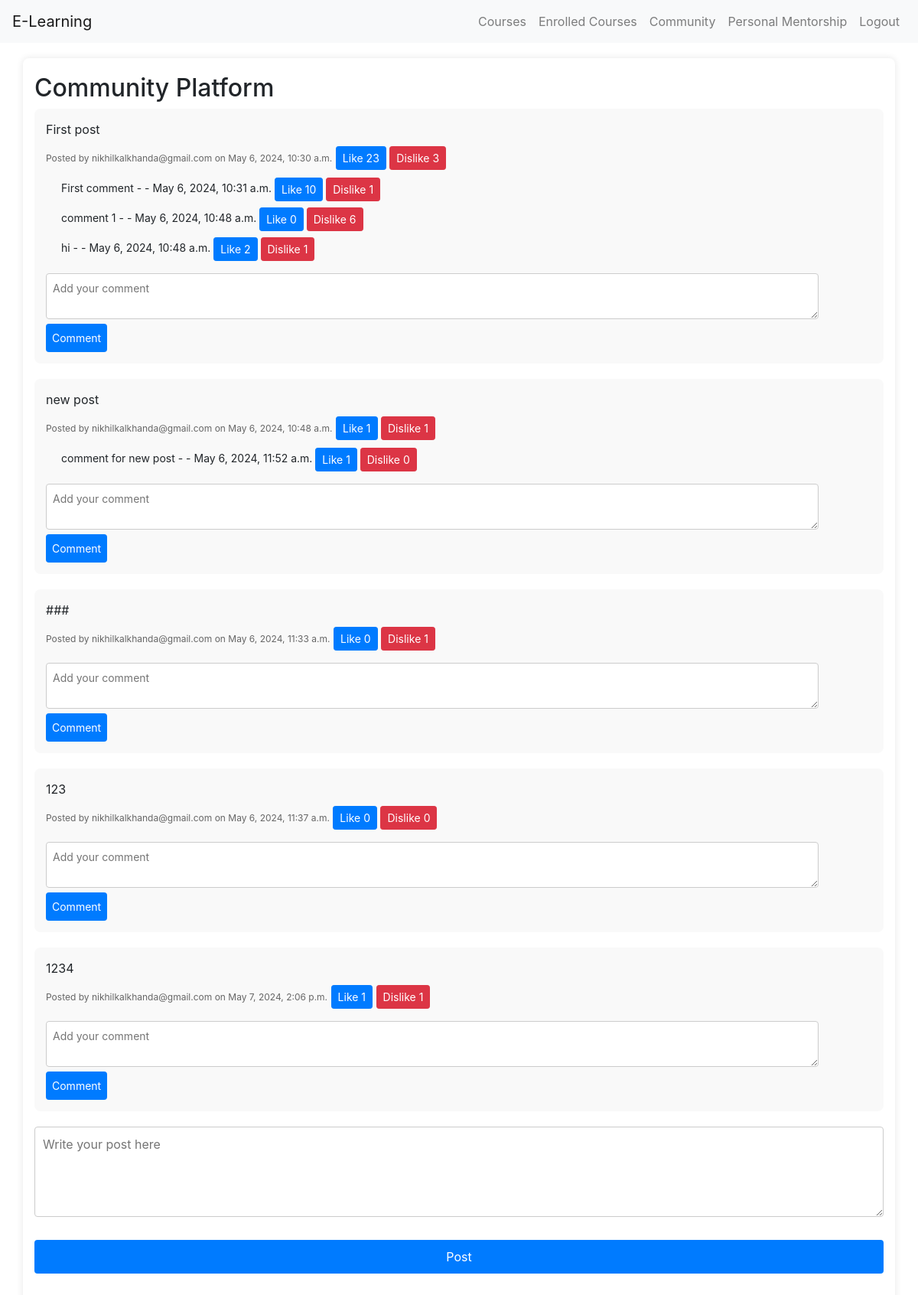
The app's page /community/ (signed in) with its own data.
### app/models.py (models this page shows)
class Post(models.Model):
    user = models.ForeignKey(Student, on_delete=models.CASCADE, null=True, blank=True)
    content = models.TextField()
    timestamp = models.DateTimeField(auto_now_add=True)
    likes = models.IntegerField(default=0)
    dislikes = models.IntegerField(default=0)

class Student(models.Model):
    user = models.OneToOneField(CustomeUser, on_delete=models.CASCADE)
    Full_Name = models.CharField(max_length=20)
    Mobile_no = models.CharField(max_length=10)
    EmailID = models.EmailField(max_length=255)
    DOB = models.DateField(null=True, blank=True)
    Gender_choices = (
        ('M', 'Male'),
        ('F', 'Female'),
        ('O', 'Others')
    )
    Gender = models.CharField(max_length=10, choices=Gender_choices, default='M')
    def __str__(self) -> str:
        return self.Full_Name

class Comment(models.Model):
    post = models.ForeignKey(Post, on_delete=models.CASCADE)
    user = models.ForeignKey(Student, on_delete=models.CASCADE, null=True, blank=True)
    content = models.TextField()
    timestamp = models.DateTimeField(auto_now_add=True)
    likes = models.IntegerField(default=0)
    dislikes = models.IntegerField(default=0)

### app/views.py (the view)
# urls.py: path('community/',community_platform, name='community_platform'),
@login_required
def community_platform(request):
    posts = Post.objects.all()
    return render(request, 'community_platform.html', {'posts': posts})

### app/templates/community_platform.html (shortened to what this page needs)
<!DOCTYPE html>
<html lang="en">
<head>
        <link rel="stylesheet" href="https://stackpath.bootstrapcdn.com/bootstrap/4.5.2/css/bootstrap.min.css">
</head>
<body>
<nav class="navbar navbar-expand-lg navbar-light bg-light">
    <a class="navbar-brand" href="#">E-Learning</a>
    <div class="collapse navbar-collapse" id="navbarNav">
        <ul class="navbar-nav ml-auto">
            <li class="nav-item">
                <a class="nav-link" href="{% url 'course_catalog' %}">Courses</a>
            </li>
            <li class="nav-item">
                <a class="nav-link" href="{% url 'enrolled_course' %}">Enrolled Courses</a>
            </li>
            <li class="nav-item">
                <a class="nav-link" href="#">Community</a>
            </li>
            <li class="nav-item">
                <a class="nav-link" href="{% url 'mentorship_page' %}">Personal Mentorship</a>
            </li>
            <li class="nav-item">
                <a class="nav-link" href="{% url 'logout' %}">Logout</a>
            </li>
        </ul>
    </div>
</nav>
    <div class="container">
            <h2>Community Platform</h2>
{% for post in posts %}
    <div class="post">
        <p>{{ post.content }}</p>
        <small>Posted by {{ post.user }} on {{ post.timestamp }}</small>
        <button onclick="likePost({{ post.id }})" class="btn btn-primary btn-sm">Like <span id="post-like-count-{{ post.id }}">{{ post.likes }}</span></button>
        <button onclick="dislikePost({{ post.id }})" class="btn btn-danger btn-sm">Dislike <span id="post-dislike-count-{{ post.id }}">{{ post.dislikes }}</span></button>
        <ul class="comment-list">
            {% for comment in post.comment_set.all %}
                <li>
                    {{ comment.content }} - {{ comment.author }} - {{ comment.timestamp }}
                    <button onclick="likeComment({{ comment.id }})" class="btn btn-primary btn-sm">Like <span id="comment-like-count-{{ comment.id }}">{{ comment.likes }}</span></button>
                    <button onclick="dislikeComment({{ comment.id }})" class="btn btn-danger btn-sm">Dislike <span id="comment-dislike-count-{{ comment.id }}">{{ comment.dislikes }}</span></button>
                </li>
            {% endfor %}
        </ul>
        <form class="comment-form" method="POST" action="{% url 'add_comment' post.id %}">
            <textarea name="content" rows="2" placeholder="Add your comment"></textarea>
            <button type="submit">Comment</button>
        </form>
    </div>
{% endfor %}
<form class="post-form" method="POST" action="{% url 'add_post' %}">
    <textarea name="content" rows="4" placeholder="Write your post here"></textarea><br>
    <br>
    <button type="submit">Post</button>
</form>
<br>
    </div>
</body>
</html>

### app/templates/community_platform.html (style rules this page uses)
body { font-family: Arial, sans-serif; margin: 0; padding: 0; background-color: #f0f0f0; }
.container { max-width: 800px; margin: 20px auto; padding: 20px; background-color: #fff; border-radius: 8px; box-shadow: 0 0 10px rgba(0, 0, 0, 0.1); }
.post { margin-bottom: 20px; padding: 15px; background-color: #f9f9f9; border-radius: 8px; }
.post p { margin-bottom: 10px; font-size: 16px; }
.post small { font-size: 12px; color: #666; }
.comment-list { margin-top: 10px; padding-left: 20px; }
.comment-list li { margin-bottom: 8px; font-size: 14px; list-style: none; }
.comment-form { margin-top: 10px; }
.comment-form textarea { width: calc(100% - 70px); padding: 8px; border-radius: 4px; border: 1px solid #ccc; resize: vertical; font-size: 14px; }
.comment-form button { width: 80px; padding: 8px; background-color: #007bff; color: #fff; border: none; border-radius: 4px; cursor: pointer; font-size: 14px; }
.post-form textarea { width: 100%; padding: 10px; border-radius: 4px; border: 1px solid #ccc; resize: vertical; font-size: 16px; }
.post-form button { width: 100%; padding: 10px; background-color: #007bff; color: #fff; border: none; border-radius: 4px; cursor: pointer; font-size: 16px; }

### records on screen
Post: content "First post", user "nikhilkalkhanda@gmail.com", timestamp "May 6, 2024, 10:30 a.m.", likes "23", dislikes "3"
Comment: content "First comment", timestamp "May 6, 2024, 10:31 a.m.", likes "10", dislikes "1"
Comment: content "comment 1", timestamp "May 6, 2024, 10:48 a.m.", likes "0", dislikes "6"
Comment: content "hi", timestamp "May 6, 2024, 10:48 a.m.", likes "2", dislikes "1"
Post: content "new post", user "nikhilkalkhanda@gmail.com", timestamp "May 6, 2024, 10:48 a.m.", likes "1", dislikes "1"
Comment: content "comment for new post", timestamp "May 6, 2024, 11:52 a.m.", likes "1", dislikes "0"
Post: content "###", user "nikhilkalkhanda@gmail.com", timestamp "May 6, 2024, 11:33 a.m.", likes "0", dislikes "1"
Post: content "123", user "nikhilkalkhanda@gmail.com", timestamp "May 6, 2024, 11:37 a.m.", likes "0", dislikes "0"
Post: content "1234", user "nikhilkalkhanda@gmail.com", timestamp "May 7, 2024, 2:06 p.m.", likes "1", dislikes "1"
